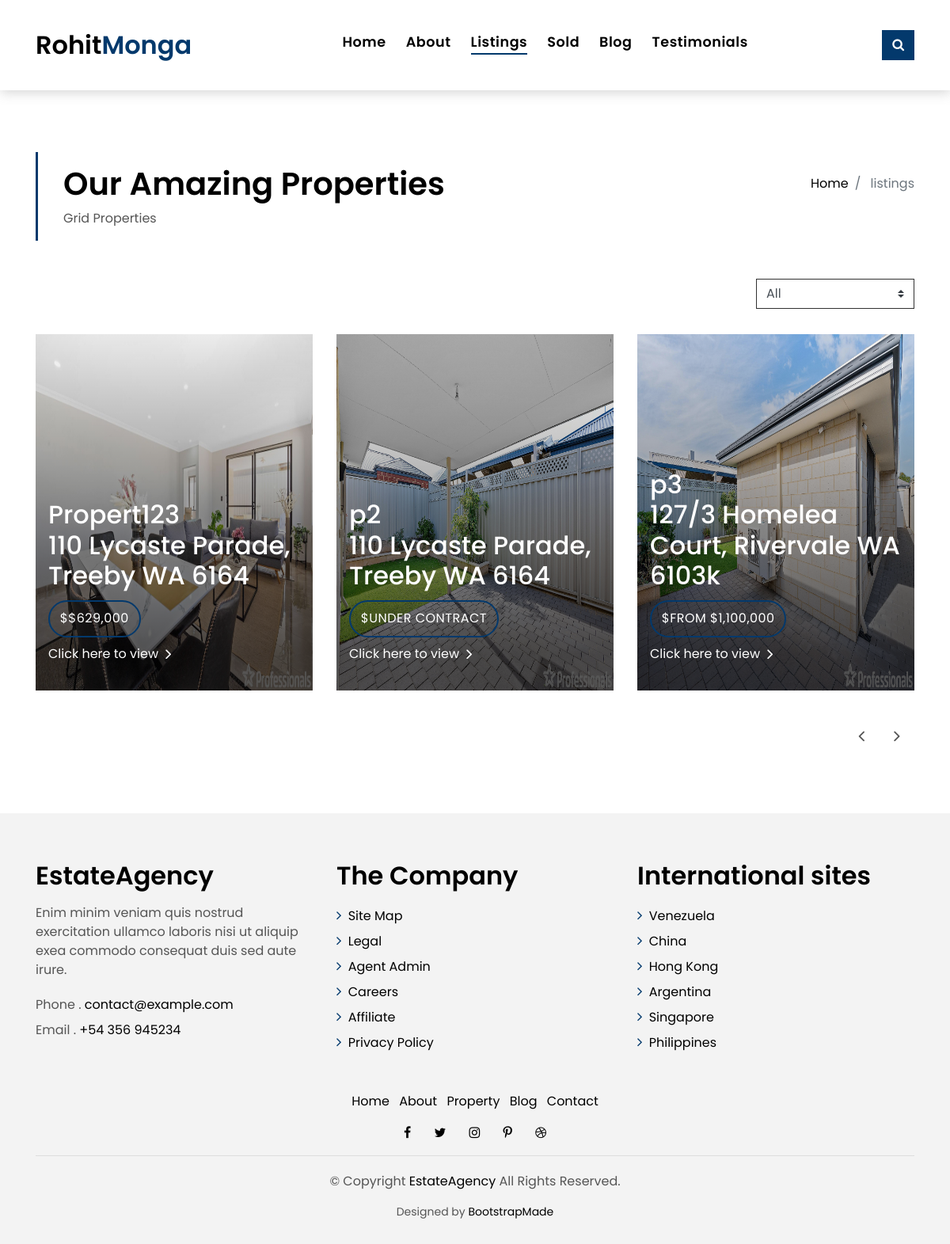
The page /listings on the database its author committed.
### pages/models.py (models this page shows, shortened)
class Listing(models.Model):
    title = models.CharField(max_length=255)
    address = models.CharField(max_length=200)
    description = models.TextField(blank=True)
    price = models.CharField(max_length=20)
    bedrooms = models.IntegerField(blank=True)
    bathrooms = models.IntegerField(default=2, blank=True)
    garage = models.IntegerField(default=2, blank=True)
    area = models.IntegerField(blank=True)
    lot_size = models.IntegerField(null=True, blank=True)
    photo_main = models.ImageField(upload_to='photos/%Y/%m/%d', validators=[validate_image_size])
    photo_1 = models.ImageField(upload_to='photos/%Y/%m/%d', blank=True, validators=[validate_image_size])
    photo_2 = models.ImageField(upload_to='photos/%Y/%m/%d', blank=True, validators=[validate_image_size])
    photo_3 = models.ImageField(upload_to='photos/%Y/%m/%d', blank=True, validators=[validate_image_size])
    photo_4 = models.ImageField(upload_to='photos/%Y/%m/%d', blank=True, validators=[validate_image_size])
    photo_5 = models.ImageField(upload_to='photos/%Y/%m/%d', blank=True, validators=[validate_image_size])
    photo_6 = models.ImageField(upload_to='photos/%Y/%m/%d', blank=True, validators=[validate_image_size])
    photo_7 = models.ImageField(upload_to='photos/%Y/%m/%d', blank=True, validators=[validate_image_size])
    photo_8 = models.ImageField(upload_to='photos/%Y/%m/%d', blank=True, validators=[validate_image_size])
    photo_9 = models.ImageField(upload_to='photos/%Y/%m/%d', blank=True, validators=[validate_image_size])
    photo_10 = models.ImageField(upload_to='photos/%Y/%m/%d', blank=True, validators=[validate_image_size])
    photo_11 = models.ImageField(upload_to='photos/%Y/%m/%d', blank=True, validators=[validate_image_size])
    photo_12 = models.ImageField(upload_to='photos/%Y/%m/%d', blank=True, validators=[validate_image_size])
    photo_13 = models.ImageField(upload_to='photos/%Y/%m/%d', blank=True, validators=[validate_image_size])
    photo_14 = models.ImageField(upload_to='photos/%Y/%m/%d', blank=True, validators=[validate_image_size])
    photo_15 = models.ImageField(upload_to='photos/%Y/%m/%d', blank=True, validators=[validate_image_size])
    photo_16 = models.ImageField(upload_to='photos/%Y/%m/%d', blank=True, validators=[validate_image_size])
    photo_17 = models.ImageField(upload_to='photos/%Y/%m/%d', blank=True, validators=[validate_image_size])
    photo_18 = models.ImageField(upload_to='photos/%Y/%m/%d', blank=True, validators=[validate_image_size])
    floor_plan = models.FileField(upload_to='floor_plans/%Y/%m/%d', blank=True, null=True)
    video = models.URLField(blank=True)
    home_open = models.CharField(max_length=200, blank=True)
    is_published = models.BooleanField(default=True)
    list_date = models.DateTimeField(default=datetime.now, blank=True)
    qr_code = models.ImageField(upload_to='qr_codes/', blank=True, null=True)
    sold = models.BooleanField(default=False)
    sold_date = models.DateTimeField(blank=True, null=True)
    class Meta:
        verbose_name_plural = "Listings"

### pages/views.py (the view)
# urls.py: path('listings', views.listings, name='listings'),
def listings(request):
    all_listings = Listing.objects.all()
    return render(request, 'listings.html', {'listings': all_listings})

### pages/templates/listings.html (shortened to what this page needs)
{% load static %}
<!DOCTYPE html>
<html lang="en">
<head>
  <link href="{% static 'lib/bootstrap/css/bootstrap.min.css' %}" rel="stylesheet">
  <link href="{% static 'lib/font-awesome/css/font-awesome.min.css' %}" rel="stylesheet">
  <link href="{% static 'lib/animate/animate.min.css' %}" rel="stylesheet">
  <link href="{% static 'lib/ionicons/css/ionicons.min.css' %}" rel="stylesheet">
  <link href="{% static 'lib/owlcarousel/assets/owl.carousel.min.css' %}" rel="stylesheet">
  <link href="{% static 'css/style.css' %}" rel="stylesheet">
</head>
<body>
  <nav class="navbar navbar-default navbar-trans navbar-expand-lg fixed-top">
    <div class="container">
      <a class="navbar-brand text-brand" href="{% url 'home' %}">Rohit<span class="color-b">Monga</span></a>
      <div class="navbar-collapse collapse justify-content-center" id="navbarDefault">
        <ul class="navbar-nav">
          <li class="nav-item">
            <a class="nav-link" href="{% url 'home' %}">Home</a>
          </li>
          <li class="nav-item">
            <a class="nav-link" href="{% url 'about' %}">About</a>
          </li>
          <li class="nav-item">
            <a class="nav-link active" href="{% url 'listings' %}">Listings</a>
          </li>
          <li class="nav-item">
            <a class="nav-link" href="{% url 'sold' %}">Sold</a>
          </li>
          <li class="nav-item">
            <a class="nav-link" href="{% url 'blogs' %}">Blog</a>
          </li>
          <li class="nav-item">
            <a class="nav-link" href="{% url 'contact' %}">Testimonials</a>
          </li>
        </ul>
      </div>
      <button type="button" class="btn btn-b-n navbar-toggle-box-collapse d-none d-md-block" data-toggle="collapse"
        data-target="#navbarTogglerDemo01" aria-expanded="false">
        <span class="fa fa-search" aria-hidden="true"></span>
      </button>
    </div>
  </nav>
  <section class="intro-single">
    <div class="container">
      <div class="row">
        <div class="col-md-12 col-lg-8">
          <div class="title-single-box">
            <h1 class="title-single">Our Amazing Properties</h1>
            <span class="color-text-a">Grid Properties</span>
          </div>
        </div>
        <div class="col-md-12 col-lg-4">
          <nav aria-label="breadcrumb" class="breadcrumb-box d-flex justify-content-lg-end">
            <ol class="breadcrumb">
              <li class="breadcrumb-item">
                <a href="{% url 'home' %}">Home</a>
              </li>
              <li class="breadcrumb-item active" aria-current="page">
                listings
              </li>
            </ol>
          </nav>
        </div>
      </div>
    </div>
  </section>
  <section class="property-grid grid">
    <div class="container">
        <div class="row">
            <div class="col-sm-12">
                <div class="grid-option">
                    <form>
                        <select class="custom-select">
                            <option selected>All</option>
                        </select>
                    </form>
                </div>
            </div>
            {% for listing in listings %}
            <div class="col-md-4">
                <div class="card-box-a card-shadow">
                    <div class="img-box-a">
                        <img src="{{ listing.photo_main.url }}" alt="" class="img-a img-fluid" style="height: 450px;">
                    </div>
                    <div class="card-overlay">
                        <div class="card-overlay-a-content">
                            <div class="card-header-a">
                                <h2 class="card-title-a">
                                    <a href="#">{{ listing.title }}
                                        <br /> {{ listing.address }}</a>
                                </h2>
                            </div>
                            <div class="card-body-a">
                                <div class="price-box d-flex">
                                    <span class="price-a">${{ listing.price }}</span>
                                </div>
                                <a href="{% url 'listing_detail' listing.id %}" class="link-a">Click here to view
                                    <span class="ion-ios-arrow-forward"></span>
                                </a>
                            </div>
                        </div>
                    </div>
                </div>
            </div>
            {% endfor %}
        </div>
        <div class="row">
            <div class="col-sm-12">
                <nav class="pagination-a">
                    <ul class="pagination justify-content-end">
                        {% if listings.has_previous %}
                        <li class="page-item">
                            <a class="page-link" href="?page={{ listings.previous_page_number }}" tabindex="-1">
                                <span class="ion-ios-arrow-back"></span>
                            </a>
                        </li>
                        {% else %}
                        <li class="page-item disabled">
                            <a class="page-link" href="#" tabindex="-1">
                                <span class="ion-ios-arrow-back"></span>
                            </a>
                        </li>
                        {% endif %}
                        {% if listings.has_next %}
                        <li class="page-item next">
                            <a class="page-link" href="?page={{ listings.next_page_number }}">
                                <span class="ion-ios-arrow-forward"></span>
                            </a>
                        </li>
                        {% else %}
                        <li class="page-item disabled">
                            <a class="page-link" href="#">
                                <span class="ion-ios-arrow-forward"></span>
                            </a>
                        </li>
                        {% endif %}
                    </ul>
                </nav>
            </div>
        </div>
    </div>
</section>
  <section class="section-footer">
    <div class="container">
      <div class="row">
        <div class="col-sm-12 col-md-4">
          <div class="widget-a">
            <div class="w-header-a">
              <h3 class="w-title-a text-brand">EstateAgency</h3>
            </div>
            <div class="w-body-a">
              <p class="w-text-a color-text-a">
                Enim minim veniam quis nostrud exercitation ullamco laboris nisi ut aliquip exea commodo consequat duis
                sed aute irure.
              </p>
            </div>
            <div class="w-footer-a">
              <ul class="list-unstyled">
                <li class="color-a">
                  <span class="color-text-a">Phone .</span> contact@example.com</li>
                <li class="color-a">
                  <span class="color-text-a">Email .</span> +54 356 945234</li>
              </ul>
            </div>
          </div>
        </div>
        <div class="col-sm-12 col-md-4 section-md-t3">
          <div class="widget-a">
            <div class="w-header-a">
              <h3 class="w-title-a text-brand">The Company</h3>
            </div>
            <div class="w-body-a">
              <div class="w-body-a">
                <ul class="list-unstyled">
                  <li class="item-list-a">
                    <i class="fa fa-angle-right"></i> <a href="#">Site Map</a>
                  </li>
                  <li class="item-list-a">
                    <i class="fa fa-angle-right"></i> <a href="#">Legal</a>
                  </li>
                  <li class="item-list-a">
                    <i class="fa fa-angle-right"></i> <a href="#">Agent Admin</a>
                  </li>
                  <li class="item-list-a">
                    <i class="fa fa-angle-right"></i> <a href="#">Careers</a>
                  </li>
                  <li class="item-list-a">
                    <i class="fa fa-angle-right"></i> <a href="#">Affiliate</a>
                  </li>
                  <li class="item-list-a">
                    <i class="fa fa-angle-right"></i> <a href="#">Privacy Policy</a>
                  </li>
                </ul>
              </div>
            </div>
          </div>
        </div>
        <div class="col-sm-12 col-md-4 section-md-t3">
          <div class="widget-a">
            <div class="w-header-a">
              <h3 class="w-title-a text-brand">International sites</h3>
            </div>
            <div class="w-body-a">
              <ul class="list-unstyled">
                <li class="item-list-a">
                  <i class="fa fa-angle-right"></i> <a href="#">Venezuela</a>
                </li>
                <li class="item-list-a">
                  <i class="fa fa-angle-right"></i> <a href="#">China</a>
                </li>
                <li class="item-list-a">
                  <i class="fa fa-angle-right"></i> <a href="#">Hong Kong</a>
                </li>
                <li class="item-list-a">
                  <i class="fa fa-angle-right"></i> <a href="#">Argentina</a>
                </li>
                <li class="item-list-a">
                  <i class="fa fa-angle-right"></i> <a href="#">Singapore</a>
                </li>
                <li class="item-list-a">
                  <i class="fa fa-angle-right"></i> <a href="#">Philippines</a>
                </li>
              </ul>
            </div>
          </div>
        </div>
      </div>
    </div>
  </section>
  <footer>
    <div class="container">
      <div class="row">
        <div class="col-md-12">
          <nav class="nav-footer">
            <ul class="list-inline">
              <li class="list-inline-item">
                <a href="#">Home</a>
              </li>
              <li class="list-inline-item">
                <a href="#">About</a>
              </li>
              <li class="list-inline-item">
                <a href="#">Property</a>
              </li>
              <li class="list-inline-item">
                <a href="#">Blog</a>
              </li>
              <li class="list-inline-item">
                <a href="#">Contact</a>
              </li>
            </ul>
          </nav>
          <div class="socials-a">
            <ul class="list-inline">
              <li class="list-inline-item">
                <a href="#">
                  <i class="fa fa-facebook" aria-hidden="true"></i>
                </a>
              </li>
              <li class="list-inline-item">
                <a href="#">
                  <i class="fa fa-twitter" aria-hidden="true"></i>
                </a>
              </li>
              <li class="list-inline-item">
                <a href="#">
                  <i class="fa fa-instagram" aria-hidden="true"></i>
                </a>
              </li>
              <li class="list-inline-item">
                <a href="#">
                  <i class="fa fa-pinterest-p" aria-hidden="true"></i>
                </a>
              </li>
              <li class="list-inline-item">
                <a href="#">
                  <i class="fa fa-dribbble" aria-hidden="true"></i>
                </a>
              </li>
            </ul>
          </div>
          <div class="copyright-footer">
            <p class="copyright color-text-a">
              &copy; Copyright
              <span class="color-a">EstateAgency</span> All Rights Reserved.
            </p>
          </div>
          <div class="credits">
            Designed by <a href="https://bootstrapmade.com/">BootstrapMade</a>
          </div>
        </div>
      </div>
    </div>
  </footer>
</body>
</html>

### rows shown on the page
Listing: photo_main (picture), title "Propert123", address "110 Lycaste Parade, Treeby WA 6164", price "$629,000"
Listing: photo_main (picture), title "p2", address "110 Lycaste Parade, Treeby WA 6164", price "UNDER CONTRACT"
Listing: photo_main (picture), title "p3", address "127/3 Homelea Court, Rivervale WA 6103k", price "FROM $1,100,000"
